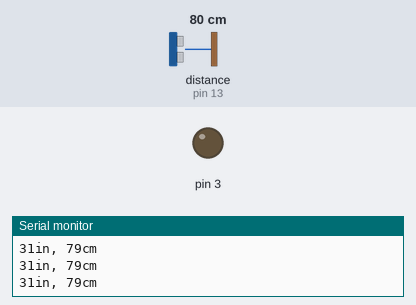
This sketch was run on a simulated Arduino Uno, built with avr-gcc and run on an emulated ATmega328P. Parts: output pins drawn as LEDs (lit = HIGH), the last lines printed to the serial monitor. Wiring (inferred from the names in the program): ultrasonic range finder: trigger pin 12; echo pin 13. The test bench sets the inputs (shaded band); at power-on: distance to the obstacle (sensor on pin 13) 80 cm. The echo pulse lasts 58.3 µs per cm; pins used as bus, display or sensor lines are not drawn.

Above: at 1.2 s.
1.3 s: distance to the obstacle (sensor on pin 13) set to 13 cm
2.8 s: distance to the obstacle (sensor on pin 13) set to 10 cm
At 3.4 s:
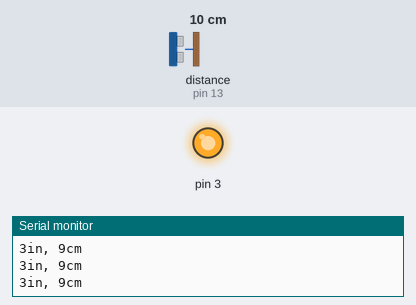
4.3 s: distance to the obstacle (sensor on pin 13) set to 4 cm
5.8 s: distance to the obstacle (sensor on pin 13) set to 2 cm
At 7.0 s:
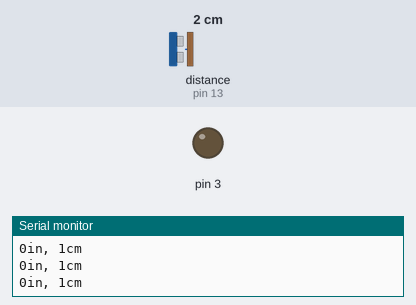
7.3 s: distance to the obstacle (sensor on pin 13) set to 9 cm
At 8.0 s:
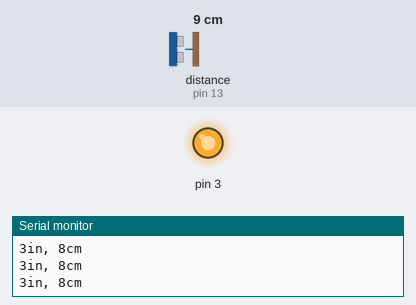
Timing chart, 0 to 9.8 s (numbered marks = the images above; inputs shaded):
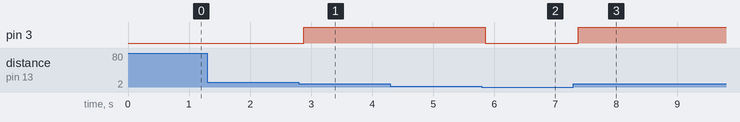

Measured:
- the behaviour switches between 12 and 11 cm on distance to the obstacle (sensor on pin 13) (found by bisection; images 0 and 1)
- the behaviour switches between 3 and 2 cm on distance to the obstacle (sensor on pin 13) (found by bisection; images 1 and 2)
- after the input at 2.8 s, pin 3: LOW → HIGH after 0.08 s
- after the input at 5.8 s, pin 3: HIGH → LOW after 0.05 s
- after the input at 7.3 s, pin 3: LOW → HIGH after 0.08 s

The sketch:

Lesson_4.2.ino
```cpp
/*
 keyestudio 4wdRobot Arm Smart Car
 lesson 4.2
 Ultrasonic LED
 http://www.keyestudio.com
*/
int trigPin = 12;    // Trigger
int echoPin = 13;    // Echo
long duration, cm, inches;
void setup() {
  Serial.begin (9600);  //Serial Port begin
  pinMode(trigPin, OUTPUT);  //Define inputs and outputs
  pinMode(echoPin, INPUT);
  pinMode(3, OUTPUT);
}
 void loop()
{
  // The sensor is triggered by a HIGH pulse of 10 or more microseconds.
  // Give a short LOW pulse beforehand to ensure a clean HIGH pulse:
  digitalWrite(trigPin, LOW);
  delayMicroseconds(2);
  digitalWrite(trigPin, HIGH);
  delayMicroseconds(10);
  digitalWrite(trigPin, LOW);
  // Read the signal from the sensor: a HIGH pulse whose
  // duration is the time (in microseconds) from the sending
  // of the ping to the reception of its echo off of an object.
  duration = pulseIn(echoPin, HIGH);
  // Convert the time into a distance
  cm = (duration/2) / 29.1;     // Divide by 29.1 or multiply by 0.0343
  inches = (duration/2) / 74;   // Divide by 74 or multiply by 0.0135
  Serial.print(inches);
  Serial.print("in, ");
  Serial.print(cm);
  Serial.print("cm");
  Serial.println();
  delay(50);
if (cm>=2 && cm<=10)digitalWrite(3, HIGH);
else digitalWrite(3, LOW);
}//****************************************************************
```
